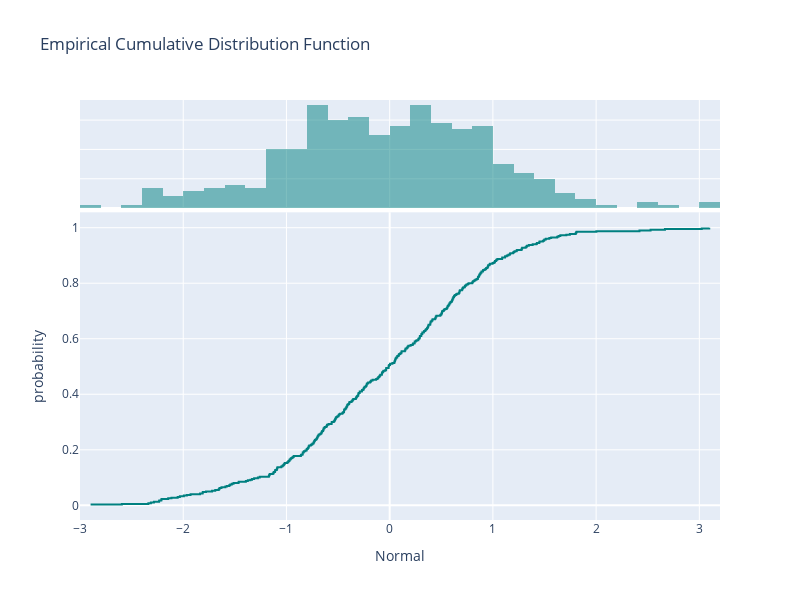

Source (notebook cell):
### Markdown cell above
7. Add marginal charts via the argument `marginal` to enrich the ECDF chart

### Code cell
fig = px.ecdf(df, x ="Normal",
              marginal="histogram",
              color_discrete_sequence=['teal'],
              height = 600, width = 800,
              title="Empirical Cumulative Distribution Function")
fig.show()

### Figure 1 — Plotly figure (JSON) as saved in the notebook; plotly's stock layout.template omitted (floating-point values rounded to 4 significant figures; data arrays with more than 128 entries replaced by an {"elided": "..."} marker saying what was removed)
{"data": [{"hovertemplate": "Normal=%{x}<br>probability=%{y}<extra></extra>", "legendgroup": "", "line": {"dash": "solid", "shape": "hv"}, "marker": {"color": "teal", "symbol": "circle"}, "mode": "lines", "name": "", "orientation": "v", "showlegend": false, "type": "scatter", "x": {"elided": "400 float values"}, "xaxis": "x", "y": {"elided": "400 float values"}, "yaxis": "y"}, {"alignmentgroup": "True", "bingroup": "x", "hovertemplate": "Normal=%{x}<br>count=%{y}<extra></extra>", "legendgroup": "", "marker": {"color": "teal"}, "name": "", "offsetgroup": "", "opacity": 0.5, "showlegend": false, "type": "histogram", "x": {"elided": "400 float values"}, "xaxis": "x2", "yaxis": "y2"}], "layout": {"barmode": "overlay", "height": 600, "legend": {"tracegroupgap": 0}, "title": {"text": "Empirical Cumulative Distribution Function"}, "width": 800, "xaxis": {"anchor": "y", "domain": [0, 1], "title": {"text": "Normal"}}, "xaxis2": {"anchor": "y2", "domain": [0, 1], "matches": "x", "showgrid": true, "showticklabels": false}, "yaxis": {"anchor": "x", "domain": [0, 0.7326], "title": {"text": "probability"}}, "yaxis2": {"anchor": "x2", "domain": [0.7426, 1], "matches": "y2", "showgrid": true, "showline": false, "showticklabels": false, "ticks": ""}}}
